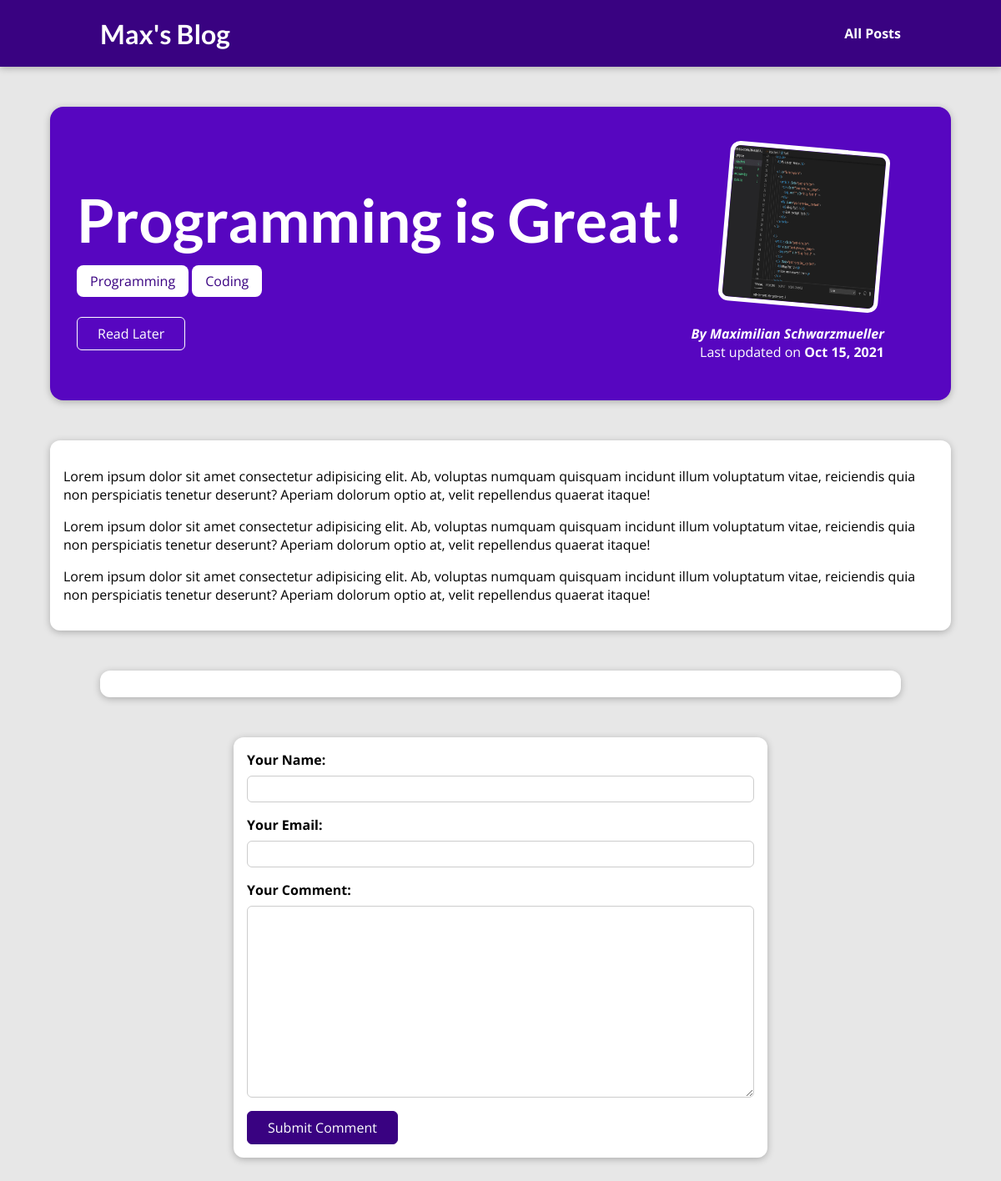
The page /posts/programming-is-great on the database its author committed.
### blog/models.py (models this page shows, shortened)
class Post(Model):
    title = CharField(max_length=60)
    excerpt = CharField(max_length=200)
    image = ImageField(upload_to="posts", null=True)
    date = DateField(auto_now=True)
    slug = SlugField(unique=True, db_index=True)
    content = TextField()
    author = ForeignKey(Author, on_delete=SET_NULL,
                        null=True, related_name="posts")
    tags = ManyToManyField(Tag, related_name="posts", blank=True)

class Tag(Model):
    caption = CharField(max_length=50)
    def __str__(self):
        return self.caption

class Author(Model):
    first_name = CharField(max_length=20)
    last_name = CharField(max_length=20)
    email = EmailField()
    def __str__(self):
        return f"{self.first_name} {self.last_name}"

### blog/views.py (the view, shortened to what this page needs)
# urls.py: path("posts/<slug:slug>", views.PostDetail.as_view(), name="post_detail"),
class PostDetail(View):
    def get_context(self, request: HttpRequest, post: Post, form: Any) -> Dict[str, Any]:
        return {
            "post": post,
            "comments": post.comments.order_by('-id').all(),
            "comment_form": form,
            "is_saved": post.id in (request.session.get("stored_posts") or [])
        }
    def get(self, request: HttpRequest, slug: str) -> HttpResponse:
        post = Post.objects.get(slug=slug)
        form = CommentForm()
        context = self.get_context(request, post, form)
        return render(request, 'blog/post-detail.html', context)

### blog/forms.py
class CommentForm(ModelForm):
    class Meta:
        model = Comment
        exclude = ['post']
        labels = {
            "user_name": "Your Name",
            "user_email": "Your Email",
            "text": "Your Comment",
        }

### blog/templates/blog/post-detail.html (shortened to what this page needs)
{% extends "base.html" %}
{% load static %}
{% block head %}
    <link rel="stylesheet" href="{% static 'blog/post-detail.css' %}">
{% endblock %}
{% block content %}
    <section id="summary">
        <h2>{{ post.title }}</h2>
        <div id="tags">
            {% for tag in post.tags.all %}
                <span class="tag">{{ tag|title }}</span>
            {% endfor %}
        </div>
        <div id="read-later">
            {% if not is_saved %}
                <form action="{% url "read_later" %}" method="POST">
                    <button>Read Later</button>
                </form>
            {% else %}
                <form action="{% url "remove_read_later" %}" method="POST">
                    {% csrf_token %}
                    <input type="hidden" name="post_id" value="{{ post.id }}">
                    <button>Remove from Read Later</button>
                </form>
            {% endif %}
        </div>
        <article>
            <img src="{{ post.image.url }}" alt="{{ post.title }}">
            <address>By <a href="mailto:{{ post.author.email }}">{{ post.author }}</a></address>
            <div>
                Last updated on <time>{{ post.date|date:"M d, Y" }}</time>
            </div>
        </article>
    </section>
    <main>
        {{ post.content|linebreaks }}
    </main>
    <section id="comments">
    </section>
    <section id="comment-form">
        <form action="{% url "post_detail" post.slug %}" method="POST">
            {% for field in comment_form %}
                <div class="form-control {% if field.errors %}invalid{% endif %}">
                    {{ field.label_tag }}
                    {{ field }}
                </div>
            {% endfor %}
            <button>Submit Comment</button>
        </form>
    </section>
{% endblock %}

### static/app.css (style rules this page uses)
* { box-sizing: border-box; }
html { font-family: 'Open Sans', 'Lato', sans-serif; }
body { margin: 0; }
h1, h2, h3 { font-family: 'Lato', sans-serif; font-weight: bold; }

### blog/static/blog/post-detail.css (style rules this page uses)
body { background-color: #e7e7e7; }
#summary { margin: 8rem auto 3rem auto; padding: 2rem; width: 90%; max-width: 90rem; border-radius: 16px; background-color: #5706c0; position: relative; box-shadow: 0 2px 8px rgba(0, 0, 0, 0.25); height: 22rem; }
#summary h2 { color: white; font-size: 4.5rem; margin-bottom: 0.25rem; }
#summary article { position: absolute; top: 2rem; right: 3rem; padding: 1rem 2rem; border-radius: 12px; text-align: right; color: white; }
#summary article img { width: 12rem; height: 12rem; border-radius: 12px; transform: rotateZ(5deg); border: 5px solid white; margin-bottom: 1rem; }
#summary address { font-weight: bold; }
#summary a { color: white; text-decoration: none; }
#summary time { font-weight: bold; }
#read-later { margin: 2rem 0; }
#read-later button { background-color: transparent; border: 1px solid white; padding: 0.5rem 2rem; font: inherit; color: white; cursor: pointer; }
main { width: 90%; max-width: 90rem; margin: 3rem auto; background-color: white; padding: 1rem; border-radius: 12px; box-shadow: 0 2px 8px rgba(0, 0, 0, 0.25); }
#tags { margin-top: 20px; }
.tag { background-color: white; color: #390281; padding: 0.5rem 1rem; border-radius: 8px; }
#comment-form { margin: 3rem auto; width: 90%; max-width: 40rem; border-radius: 12px; background-color: white; box-shadow: 0 2px 8px rgba(0, 0, 0, 0.25); padding: 1rem; }
#comment-form button { font: inherit; background-color: #390281; color: white; border: 1px solid #390281; padding: 0.5rem 1.5rem; border-radius: 6px; cursor: pointer; }
#read-later button { background-color: transparent; border: 1px solid white; padding: 0.5rem 1.5rem; font: inherit; cursor: pointer; border-radius: 6px; color: white; }
.form-control { margin-bottom: 1rem; }
.form-control label { font-weight: bold; margin-bottom: 0.5rem; display: block; }
.form-control input, .form-control textarea { display: block; width: 100%; font: inherit; padding: 0.25rem; border-radius: 6px; border: 1px solid #ccc; }
#comments { margin: 3rem auto; width: 90%; max-width: 60rem; border-radius: 12px; background-color: white; box-shadow: 0 2px 8px rgba(0, 0, 0, 0.25); padding: 1rem 2rem; }

### rows shown on the page
Post: title "Programming is Great!", image (picture), author "Maximilian Schwarzmueller", date "Oct 15, 2021", content "Lorem ipsum dolor sit amet consectetur adipisicing elit. Ab, voluptas numquam quisquam incidunt illum voluptatum vitae, reiciendis quia non perspiciatis tenetur deserunt? Aperiam dolorum optio at, velit repellendus quaerat itaque! Lorem ipsum dolor sit amet consectetur adipisicing elit. Ab, voluptas numquam quisquam incidunt illum voluptatum vitae, reiciendis quia non perspiciatis tenetur deserunt? Aperiam dolorum optio at, velit repellendus quaerat itaque! Lorem ipsum dolor sit amet consectetur adipisicing elit. Ab, voluptas numquam quisquam incidunt illum voluptatum vitae, reiciendis quia non perspiciatis tenetur deserunt? Aperiam dolorum optio at, velit repellendus quaerat itaque!"
Tag: caption "Programming"
Tag: caption "Coding"

### other values the page prints
{{ field.label_tag }} "Your Name:" "Your Email:" "Your Comment:"
